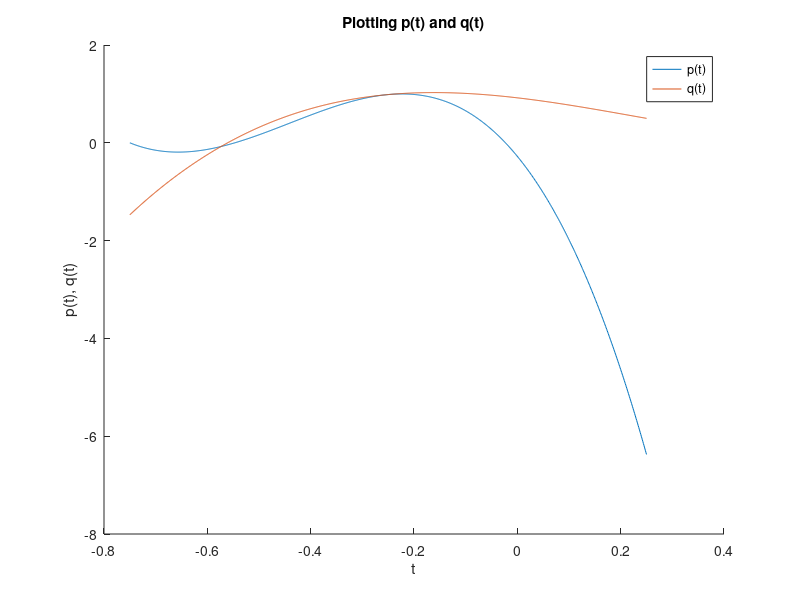

Reproduce this figure in MATLAB.
%%
 %  File: midterm.m
 % 
 %  Author: Thomas Kost
 %  
 %  Date: 06 February 2021
 %  
 %  @brief MATLAB solution to relevant midterm problems
 %
 clc, close all, clear;

 %% Problem 4:
 
 t= linspace(-0.75,0.25,7);
 y1 = 0;
 y2 = -0.1;
 y3 = 0.5;
 y5 = 1;
 y6 = 0.8;
 y7 = 0.5;
 
 b = [y1,y2,y3,y5,y6,y7,0,0]';
 vand_p = fliplr(vander(t(1:4)));
 vand_q = fliplr(vander(t(4:7)));
 vand_t4 = vand_p(4,:);
 vand_p = vand_p(1:3,:);
 vand_q = vand_q(2:4,:);
 t4 = t(4);
 t4_prime_vand = [0,1,2*t4, 3*(t4^2)];
 A = [vand_p, zeros(3,4);zeros(3,4), vand_q; vand_t4, -vand_t4;...
     t4_prime_vand, -t4_prime_vand];
 x = A\b;
 
 %% plot results
 x_axis = linspace(-0.75,0.25,1000);
 p = zeros(1,length(x_axis));
 q = zeros(1,length(x_axis));

 for m= 1:4
     p  = p + (x_axis.^(m-1))*x(m);
     q  = q + (x_axis.^(m-1))*x(m+4);
 end
 fig1 =figure;
 hold on;
 plot(x_axis, p);
 plot(x_axis, q);
 legend("p(t)", "q(t)");
 title("Plotting p(t) and q(t)");
 xlabel("t");
 ylabel("p(t), q(t)");
 saveas(fig1, "polynomial_plot.jpg");
     
 